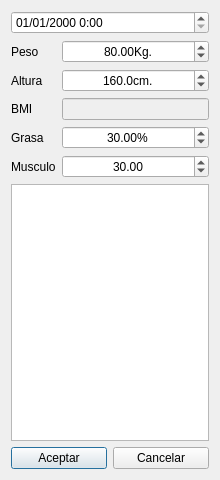
<?xml version="1.0" encoding="UTF-8"?>
<ui version="4.0">
 <class>AddMetricDialog</class>
 <widget class="QDialog" name="AddMetricDialog">
  <property name="geometry">
   <rect>
    <x>0</x>
    <y>0</y>
    <width>220</width>
    <height>480</height>
   </rect>
  </property>
  <property name="windowTitle">
   <string>Dialog</string>
  </property>
  <layout class="QVBoxLayout" name="verticalLayout">
   <item>
    <widget class="QDateTimeEdit" name="dateTimeEdit">
     <property name="focusPolicy">
      <enum>Qt::FocusPolicy::NoFocus</enum>
     </property>
     <property name="displayFormat">
      <string>dd/MM/yyyy H:mm</string>
     </property>
    </widget>
   </item>
   <item>
    <layout class="QFormLayout" name="formLayout">
     <item row="0" column="0">
      <widget class="QLabel" name="label">
       <property name="text">
        <string>Peso</string>
       </property>
      </widget>
     </item>
     <item row="1" column="0">
      <widget class="QLabel" name="label_2">
       <property name="text">
        <string>Altura</string>
       </property>
      </widget>
     </item>
     <item row="4" column="0">
      <widget class="QLabel" name="label_3">
       <property name="text">
        <string>Musculo</string>
       </property>
      </widget>
     </item>
     <item row="3" column="0">
      <widget class="QLabel" name="label_4">
       <property name="text">
        <string>Grasa</string>
       </property>
      </widget>
     </item>
     <item row="2" column="0">
      <widget class="QLabel" name="label_5">
       <property name="text">
        <string>BMI</string>
       </property>
      </widget>
     </item>
     <item row="2" column="1">
      <widget class="QLineEdit" name="BMIlineEdit">
       <property name="enabled">
        <bool>false</bool>
       </property>
      </widget>
     </item>
     <item row="5" column="0" colspan="2">
      <widget class="QTextEdit" name="notesTextEdit"/>
     </item>
     <item row="0" column="1">
      <widget class="QDoubleSpinBox" name="weightSpinBox">
       <property name="alignment">
        <set>Qt::AlignmentFlag::AlignCenter</set>
       </property>
       <property name="suffix">
        <string>Kg.</string>
       </property>
       <property name="minimum">
        <double>10.000000000000000</double>
       </property>
       <property name="maximum">
        <double>150.000000000000000</double>
       </property>
       <property name="singleStep">
        <double>1.000000000000000</double>
       </property>
       <property name="value">
        <double>80.000000000000000</double>
       </property>
      </widget>
     </item>
     <item row="1" column="1">
      <widget class="QDoubleSpinBox" name="heightSpinBox">
       <property name="alignment">
        <set>Qt::AlignmentFlag::AlignCenter</set>
       </property>
       <property name="suffix">
        <string>cm.</string>
       </property>
       <property name="decimals">
        <number>1</number>
       </property>
       <property name="minimum">
        <double>50.000000000000000</double>
       </property>
       <property name="maximum">
        <double>250.000000000000000</double>
       </property>
       <property name="value">
        <double>160.000000000000000</double>
       </property>
      </widget>
     </item>
     <item row="3" column="1">
      <widget class="QDoubleSpinBox" name="bodyFatSpinBox">
       <property name="alignment">
        <set>Qt::AlignmentFlag::AlignCenter</set>
       </property>
       <property name="suffix">
        <string>%</string>
       </property>
       <property name="value">
        <double>30.000000000000000</double>
       </property>
      </widget>
     </item>
     <item row="4" column="1">
      <widget class="QDoubleSpinBox" name="muscleMassSpinBox">
       <property name="alignment">
        <set>Qt::AlignmentFlag::AlignCenter</set>
       </property>
       <property name="value">
        <double>30.000000000000000</double>
       </property>
      </widget>
     </item>
    </layout>
   </item>
   <item>
    <layout class="QHBoxLayout" name="horizontalLayout">
     <item>
      <widget class="QPushButton" name="okButton">
       <property name="text">
        <string>Aceptar</string>
       </property>
      </widget>
     </item>
     <item>
      <widget class="QPushButton" name="cancelButton">
       <property name="text">
        <string>Cancelar</string>
       </property>
      </widget>
     </item>
    </layout>
   </item>
  </layout>
 </widget>
 <tabstops>
  <tabstop>weightSpinBox</tabstop>
  <tabstop>heightSpinBox</tabstop>
  <tabstop>bodyFatSpinBox</tabstop>
  <tabstop>muscleMassSpinBox</tabstop>
  <tabstop>notesTextEdit</tabstop>
  <tabstop>okButton</tabstop>
  <tabstop>cancelButton</tabstop>
  <tabstop>BMIlineEdit</tabstop>
  <tabstop>dateTimeEdit</tabstop>
 </tabstops>
 <resources/>
 <connections/>
</ui>
